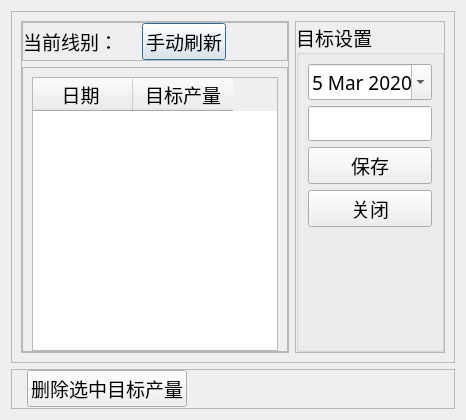
<?xml version="1.0" encoding="UTF-8"?>
<ui version="4.0">
 <class>Dialog</class>
 <widget class="QDialog" name="Dialog">
  <property name="geometry">
   <rect>
    <x>0</x>
    <y>0</y>
    <width>466</width>
    <height>420</height>
   </rect>
  </property>
  <property name="windowTitle">
   <string>部门每日目标设置</string>
  </property>
  <layout class="QVBoxLayout" name="verticalLayout_5">
   <item>
    <widget class="QFrame" name="frame_6">
     <property name="frameShape">
      <enum>QFrame::StyledPanel</enum>
     </property>
     <property name="frameShadow">
      <enum>QFrame::Raised</enum>
     </property>
     <layout class="QHBoxLayout" name="horizontalLayout">
      <item>
       <widget class="QFrame" name="frame">
        <property name="frameShape">
         <enum>QFrame::StyledPanel</enum>
        </property>
        <property name="frameShadow">
         <enum>QFrame::Raised</enum>
        </property>
        <layout class="QVBoxLayout" name="verticalLayout_3">
         <property name="leftMargin">
          <number>0</number>
         </property>
         <property name="topMargin">
          <number>0</number>
         </property>
         <property name="rightMargin">
          <number>0</number>
         </property>
         <property name="bottomMargin">
          <number>0</number>
         </property>
         <item>
          <widget class="QFrame" name="frame_3">
           <property name="maximumSize">
            <size>
             <width>16777215</width>
             <height>50</height>
            </size>
           </property>
           <property name="font">
            <font>
             <family>Microsoft YaHei UI Light</family>
             <pointsize>14</pointsize>
            </font>
           </property>
           <property name="frameShape">
            <enum>QFrame::StyledPanel</enum>
           </property>
           <property name="frameShadow">
            <enum>QFrame::Raised</enum>
           </property>
           <layout class="QHBoxLayout" name="horizontalLayout_2">
            <property name="leftMargin">
             <number>0</number>
            </property>
            <property name="topMargin">
             <number>0</number>
            </property>
            <property name="rightMargin">
             <number>0</number>
            </property>
            <property name="bottomMargin">
             <number>0</number>
            </property>
            <item>
             <widget class="QLabel" name="label">
              <property name="text">
               <string>当前线别：</string>
              </property>
             </widget>
            </item>
            <item>
             <widget class="QLabel" name="label_2">
              <property name="font">
               <font>
                <family>Microsoft YaHei UI</family>
                <pointsize>16</pointsize>
               </font>
              </property>
              <property name="text">
               <string/>
              </property>
             </widget>
            </item>
            <item>
             <widget class="QPushButton" name="pushButton_3">
              <property name="text">
               <string>手动刷新</string>
              </property>
             </widget>
            </item>
            <item>
             <spacer name="horizontalSpacer">
              <property name="orientation">
               <enum>Qt::Horizontal</enum>
              </property>
              <property name="sizeHint" stdset="0">
               <size>
                <width>26</width>
                <height>20</height>
               </size>
              </property>
             </spacer>
            </item>
           </layout>
          </widget>
         </item>
         <item>
          <widget class="QFrame" name="frame_4">
           <property name="frameShape">
            <enum>QFrame::StyledPanel</enum>
           </property>
           <property name="frameShadow">
            <enum>QFrame::Raised</enum>
           </property>
           <layout class="QVBoxLayout" name="verticalLayout_4">
            <property name="bottomMargin">
             <number>0</number>
            </property>
            <item>
             <widget class="QTableWidget" name="tableWidget">
              <property name="font">
               <font>
                <family>Microsoft YaHei UI Light</family>
                <pointsize>14</pointsize>
               </font>
              </property>
              <column>
               <property name="text">
                <string>日期 </string>
               </property>
              </column>
              <column>
               <property name="text">
                <string>目标产量</string>
               </property>
              </column>
             </widget>
            </item>
           </layout>
          </widget>
         </item>
        </layout>
       </widget>
      </item>
      <item>
       <widget class="QFrame" name="frame_2">
        <property name="maximumSize">
         <size>
          <width>150</width>
          <height>16777215</height>
         </size>
        </property>
        <property name="font">
         <font>
          <family>Microsoft YaHei UI Light</family>
          <pointsize>14</pointsize>
         </font>
        </property>
        <property name="frameShape">
         <enum>QFrame::StyledPanel</enum>
        </property>
        <property name="frameShadow">
         <enum>QFrame::Raised</enum>
        </property>
        <layout class="QVBoxLayout" name="verticalLayout">
         <property name="leftMargin">
          <number>0</number>
         </property>
         <property name="topMargin">
          <number>0</number>
         </property>
         <property name="rightMargin">
          <number>0</number>
         </property>
         <property name="bottomMargin">
          <number>0</number>
         </property>
         <item>
          <widget class="QGroupBox" name="groupBox">
           <property name="title">
            <string>目标设置</string>
           </property>
           <layout class="QVBoxLayout" name="verticalLayout_2">
            <item>
             <widget class="QDateEdit" name="dateEdit">
              <property name="dateTime">
               <datetime>
                <hour>0</hour>
                <minute>0</minute>
                <second>0</second>
                <year>2020</year>
                <month>3</month>
                <day>5</day>
               </datetime>
              </property>
              <property name="calendarPopup">
               <bool>true</bool>
              </property>
             </widget>
            </item>
            <item>
             <widget class="QLineEdit" name="lineEdit"/>
            </item>
            <item>
             <widget class="QPushButton" name="pushButton">
              <property name="text">
               <string>保存</string>
              </property>
             </widget>
            </item>
            <item>
             <widget class="QPushButton" name="pushButton_2">
              <property name="text">
               <string>关闭</string>
              </property>
             </widget>
            </item>
            <item>
             <spacer name="verticalSpacer">
              <property name="orientation">
               <enum>Qt::Vertical</enum>
              </property>
              <property name="sizeHint" stdset="0">
               <size>
                <width>20</width>
                <height>199</height>
               </size>
              </property>
             </spacer>
            </item>
           </layout>
          </widget>
         </item>
        </layout>
       </widget>
      </item>
     </layout>
    </widget>
   </item>
   <item>
    <widget class="QFrame" name="frame_5">
     <property name="minimumSize">
      <size>
       <width>0</width>
       <height>40</height>
      </size>
     </property>
     <property name="frameShape">
      <enum>QFrame::StyledPanel</enum>
     </property>
     <property name="frameShadow">
      <enum>QFrame::Raised</enum>
     </property>
     <layout class="QHBoxLayout" name="horizontalLayout_3">
      <property name="leftMargin">
       <number>15</number>
      </property>
      <property name="topMargin">
       <number>0</number>
      </property>
      <property name="rightMargin">
       <number>9</number>
      </property>
      <property name="bottomMargin">
       <number>0</number>
      </property>
      <item>
       <widget class="QPushButton" name="pushButton_4">
        <property name="font">
         <font>
          <family>Microsoft YaHei UI Light</family>
          <pointsize>14</pointsize>
         </font>
        </property>
        <property name="text">
         <string>删除选中目标产量</string>
        </property>
       </widget>
      </item>
      <item>
       <spacer name="horizontalSpacer_2">
        <property name="orientation">
         <enum>Qt::Horizontal</enum>
        </property>
        <property name="sizeHint" stdset="0">
         <size>
          <width>110</width>
          <height>20</height>
         </size>
        </property>
       </spacer>
      </item>
      <item>
       <widget class="QLabel" name="label_3">
        <property name="font">
         <font>
          <family>Microsoft YaHei UI Light</family>
          <pointsize>14</pointsize>
         </font>
        </property>
        <property name="text">
         <string/>
        </property>
       </widget>
      </item>
     </layout>
    </widget>
   </item>
  </layout>
 </widget>
 <resources/>
 <connections>
  <connection>
   <sender>pushButton_2</sender>
   <signal>clicked()</signal>
   <receiver>Dialog</receiver>
   <slot>reject()</slot>
   <hints>
    <hint type="sourcelabel">
     <x>415</x>
     <y>174</y>
    </hint>
    <hint type="destinationlabel">
     <x>354</x>
     <y>-15</y>
    </hint>
   </hints>
  </connection>
 </connections>
</ui>
